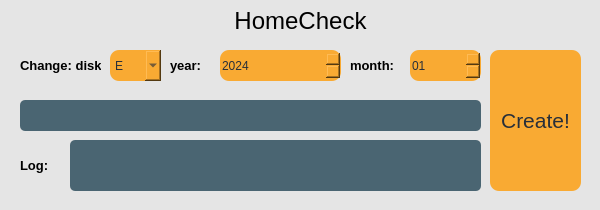
<?xml version="1.0" encoding="UTF-8"?>
<ui version="4.0">
 <class>MainWindow</class>
 <widget class="QMainWindow" name="MainWindow">
  <property name="windowModality">
   <enum>Qt::WindowModality::NonModal</enum>
  </property>
  <property name="geometry">
   <rect>
    <x>0</x>
    <y>0</y>
    <width>600</width>
    <height>210</height>
   </rect>
  </property>
  <property name="baseSize">
   <size>
    <width>10</width>
    <height>0</height>
   </size>
  </property>
  <property name="font">
   <font>
    <family>Segoe UI</family>
    <pointsize>12</pointsize>
    <italic>false</italic>
    <hintingpreference>PreferDefaultHinting</hintingpreference>
    <fontweight>Black</fontweight>
   </font>
  </property>
  <property name="windowTitle">
   <string notr="true">HomeCheck</string>
  </property>
  <property name="autoFillBackground">
   <bool>false</bool>
  </property>
  <property name="styleSheet">
   <string notr="true">background-color: rgb(229, 229, 229);
font: 900 12pt &quot;Segoe UI&quot;;
border-radius: 5px;</string>
  </property>
  <property name="dockOptions">
   <set>QMainWindow::DockOption::AllowTabbedDocks|QMainWindow::DockOption::AnimatedDocks</set>
  </property>
  <widget class="QWidget" name="centralwidget">
   <widget class="QLabel" name="label_title">
    <property name="geometry">
     <rect>
      <x>20</x>
      <y>0</y>
      <width>561</width>
      <height>41</height>
     </rect>
    </property>
    <property name="font">
     <font>
      <family>Segoe UI</family>
      <pointsize>18</pointsize>
      <italic>false</italic>
      <fontweight>Black</fontweight>
     </font>
    </property>
    <property name="styleSheet">
     <string notr="true">color: rgb(0, 0, 0);
font: 900 18pt &quot;Segoe UI&quot;;</string>
    </property>
    <property name="text">
     <string>HomeCheck</string>
    </property>
    <property name="alignment">
     <set>Qt::AlignmentFlag::AlignCenter</set>
    </property>
   </widget>
   <widget class="QLabel" name="label_disk">
    <property name="geometry">
     <rect>
      <x>20</x>
      <y>50</y>
      <width>81</width>
      <height>31</height>
     </rect>
    </property>
    <property name="font">
     <font>
      <family>Segoe UI</family>
      <pointsize>10</pointsize>
      <italic>false</italic>
      <bold>true</bold>
     </font>
    </property>
    <property name="layoutDirection">
     <enum>Qt::LayoutDirection::LeftToRight</enum>
    </property>
    <property name="styleSheet">
     <string notr="true">
color: rgb(0, 0, 0);
font: 700 10pt &quot;Segoe UI&quot;;</string>
    </property>
    <property name="text">
     <string>Change: disk</string>
    </property>
    <property name="textFormat">
     <enum>Qt::TextFormat::AutoText</enum>
    </property>
    <property name="alignment">
     <set>Qt::AlignmentFlag::AlignLeading|Qt::AlignmentFlag::AlignLeft|Qt::AlignmentFlag::AlignVCenter</set>
    </property>
   </widget>
   <widget class="QListWidget" name="listView_curdir">
    <property name="enabled">
     <bool>false</bool>
    </property>
    <property name="geometry">
     <rect>
      <x>20</x>
      <y>100</y>
      <width>461</width>
      <height>31</height>
     </rect>
    </property>
    <property name="styleSheet">
     <string notr="true">background-color: rgb(74, 101, 114);
color: rgb(255, 255, 255);
font: 8pt &quot;Segoe UI&quot;;
border: none;</string>
    </property>
    <property name="wordWrap">
     <bool>true</bool>
    </property>
   </widget>
   <widget class="QLabel" name="label_year">
    <property name="geometry">
     <rect>
      <x>170</x>
      <y>50</y>
      <width>41</width>
      <height>31</height>
     </rect>
    </property>
    <property name="font">
     <font>
      <family>Segoe UI</family>
      <pointsize>10</pointsize>
      <italic>false</italic>
      <bold>true</bold>
     </font>
    </property>
    <property name="layoutDirection">
     <enum>Qt::LayoutDirection::LeftToRight</enum>
    </property>
    <property name="styleSheet">
     <string notr="true">
color: rgb(0, 0, 0);
font: 700 10pt &quot;Segoe UI&quot;;</string>
    </property>
    <property name="text">
     <string>year:</string>
    </property>
    <property name="textFormat">
     <enum>Qt::TextFormat::AutoText</enum>
    </property>
    <property name="alignment">
     <set>Qt::AlignmentFlag::AlignLeading|Qt::AlignmentFlag::AlignLeft|Qt::AlignmentFlag::AlignVCenter</set>
    </property>
   </widget>
   <widget class="QLabel" name="label_month">
    <property name="geometry">
     <rect>
      <x>350</x>
      <y>50</y>
      <width>61</width>
      <height>31</height>
     </rect>
    </property>
    <property name="font">
     <font>
      <family>Segoe UI</family>
      <pointsize>10</pointsize>
      <italic>false</italic>
      <bold>true</bold>
     </font>
    </property>
    <property name="layoutDirection">
     <enum>Qt::LayoutDirection::LeftToRight</enum>
    </property>
    <property name="styleSheet">
     <string notr="true">
color: rgb(0, 0, 0);
font: 700 10pt &quot;Segoe UI&quot;;</string>
    </property>
    <property name="text">
     <string>month:</string>
    </property>
    <property name="textFormat">
     <enum>Qt::TextFormat::AutoText</enum>
    </property>
    <property name="alignment">
     <set>Qt::AlignmentFlag::AlignLeading|Qt::AlignmentFlag::AlignLeft|Qt::AlignmentFlag::AlignVCenter</set>
    </property>
   </widget>
   <widget class="QListWidget" name="listView_log">
    <property name="enabled">
     <bool>false</bool>
    </property>
    <property name="geometry">
     <rect>
      <x>70</x>
      <y>140</y>
      <width>411</width>
      <height>51</height>
     </rect>
    </property>
    <property name="styleSheet">
     <string notr="true">background-color: rgb(74, 101, 114);
color: rgb(255, 255, 255);
font: 8pt &quot;Segoe UI&quot;;
border: none;</string>
    </property>
    <property name="wordWrap">
     <bool>true</bool>
    </property>
   </widget>
   <widget class="QLabel" name="label_log">
    <property name="geometry">
     <rect>
      <x>20</x>
      <y>140</y>
      <width>41</width>
      <height>51</height>
     </rect>
    </property>
    <property name="font">
     <font>
      <family>Segoe UI</family>
      <pointsize>10</pointsize>
      <italic>false</italic>
      <bold>true</bold>
     </font>
    </property>
    <property name="layoutDirection">
     <enum>Qt::LayoutDirection::LeftToRight</enum>
    </property>
    <property name="styleSheet">
     <string notr="true">
color: rgb(0, 0, 0);
font: 700 10pt &quot;Segoe UI&quot;;</string>
    </property>
    <property name="text">
     <string>Log:</string>
    </property>
    <property name="textFormat">
     <enum>Qt::TextFormat::AutoText</enum>
    </property>
    <property name="alignment">
     <set>Qt::AlignmentFlag::AlignLeading|Qt::AlignmentFlag::AlignLeft|Qt::AlignmentFlag::AlignVCenter</set>
    </property>
   </widget>
   <widget class="QPushButton" name="pushButton_Create">
    <property name="geometry">
     <rect>
      <x>490</x>
      <y>50</y>
      <width>91</width>
      <height>141</height>
     </rect>
    </property>
    <property name="font">
     <font>
      <family>Segoe UI</family>
      <pointsize>16</pointsize>
      <italic>false</italic>
      <fontweight>Black</fontweight>
     </font>
    </property>
    <property name="styleSheet">
     <string notr="true">QPushButton{
background-color: rgb(249, 170, 51);
color: rgb(40, 47, 57);
font: 900 16pt &quot;Segoe UI&quot;;
border-radius: 9px; 
}
QPushButton:pressed{
background-color: rgb(35, 47, 52);
color: rgb(255, 255, 255);
font: 900 18pt &quot;Segoe UI&quot;;
border-radius: 9px; 
}</string>
    </property>
    <property name="text">
     <string>Create!</string>
    </property>
    <property name="autoDefault">
     <bool>false</bool>
    </property>
    <property name="default">
     <bool>false</bool>
    </property>
    <property name="flat">
     <bool>false</bool>
    </property>
   </widget>
   <widget class="QDateEdit" name="dateEdit_year">
    <property name="enabled">
     <bool>true</bool>
    </property>
    <property name="geometry">
     <rect>
      <x>220</x>
      <y>50</y>
      <width>121</width>
      <height>31</height>
     </rect>
    </property>
    <property name="sizeIncrement">
     <size>
      <width>5</width>
      <height>0</height>
     </size>
    </property>
    <property name="cursor">
     <cursorShape>ArrowCursor</cursorShape>
    </property>
    <property name="acceptDrops">
     <bool>false</bool>
    </property>
    <property name="toolTipDuration">
     <number>-1</number>
    </property>
    <property name="layoutDirection">
     <enum>Qt::LayoutDirection::LeftToRight</enum>
    </property>
    <property name="styleSheet">
     <string notr="true">background-color: rgb(249, 170, 51);
color: rgb(40, 47, 57);
font: 900 12pt &quot;Segoe UI&quot;;
border-radius: 9px; </string>
    </property>
    <property name="inputMethodHints">
     <set>Qt::InputMethodHint::ImhPreferNumbers</set>
    </property>
    <property name="wrapping">
     <bool>false</bool>
    </property>
    <property name="readOnly">
     <bool>false</bool>
    </property>
    <property name="buttonSymbols">
     <enum>QAbstractSpinBox::ButtonSymbols::UpDownArrows</enum>
    </property>
    <property name="correctionMode">
     <enum>QAbstractSpinBox::CorrectionMode::CorrectToPreviousValue</enum>
    </property>
    <property name="dateTime">
     <datetime>
      <hour>0</hour>
      <minute>0</minute>
      <second>0</second>
      <year>2024</year>
      <month>1</month>
      <day>1</day>
     </datetime>
    </property>
    <property name="displayFormat">
     <string>yyyy</string>
    </property>
   </widget>
   <widget class="QComboBox" name="comboBox_disk">
    <property name="geometry">
     <rect>
      <x>110</x>
      <y>50</y>
      <width>51</width>
      <height>31</height>
     </rect>
    </property>
    <property name="styleSheet">
     <string notr="true">background-color: rgb(249, 170, 51);
color: rgb(40, 47, 57);
font: 900 12pt &quot;Segoe UI&quot;;
border-radius: 9px; </string>
    </property>
    <property name="currentText">
     <string>E</string>
    </property>
    <property name="currentIndex">
     <number>2</number>
    </property>
    <item>
     <property name="text">
      <string>C</string>
     </property>
    </item>
    <item>
     <property name="text">
      <string>D</string>
     </property>
    </item>
    <item>
     <property name="text">
      <string>E</string>
     </property>
    </item>
    <item>
     <property name="text">
      <string>F</string>
     </property>
    </item>
    <item>
     <property name="text">
      <string>G</string>
     </property>
    </item>
   </widget>
   <widget class="QDateEdit" name="dateEdit_month">
    <property name="geometry">
     <rect>
      <x>410</x>
      <y>50</y>
      <width>71</width>
      <height>31</height>
     </rect>
    </property>
    <property name="sizeIncrement">
     <size>
      <width>5</width>
      <height>0</height>
     </size>
    </property>
    <property name="acceptDrops">
     <bool>false</bool>
    </property>
    <property name="toolTipDuration">
     <number>-1</number>
    </property>
    <property name="layoutDirection">
     <enum>Qt::LayoutDirection::LeftToRight</enum>
    </property>
    <property name="styleSheet">
     <string notr="true">background-color: rgb(249, 170, 51);
color: rgb(40, 47, 57);
font: 900 12pt &quot;Segoe UI&quot;;
border-radius: 9px; </string>
    </property>
    <property name="inputMethodHints">
     <set>Qt::InputMethodHint::ImhPreferNumbers</set>
    </property>
    <property name="wrapping">
     <bool>false</bool>
    </property>
    <property name="readOnly">
     <bool>false</bool>
    </property>
    <property name="buttonSymbols">
     <enum>QAbstractSpinBox::ButtonSymbols::UpDownArrows</enum>
    </property>
    <property name="correctionMode">
     <enum>QAbstractSpinBox::CorrectionMode::CorrectToPreviousValue</enum>
    </property>
    <property name="dateTime">
     <datetime>
      <hour>0</hour>
      <minute>0</minute>
      <second>0</second>
      <year>2024</year>
      <month>1</month>
      <day>1</day>
     </datetime>
    </property>
    <property name="displayFormat">
     <string>MM</string>
    </property>
   </widget>
  </widget>
 </widget>
 <resources/>
 <connections/>
</ui>
